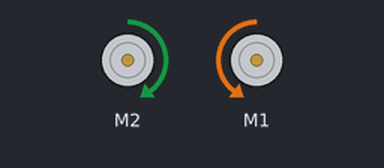
Simulated run of this sketch. Board: Arduino Uno, built with avr-gcc and run on an emulated ATmega328P. Shown: 2 × DC motor (green arrow = forward, orange = backward, longer = faster). What the sketch prints to the serial monitor is not drawn.

Above: at 0.1 s.
Timing chart, 0 to 1.6 s (numbered marks = the images above):
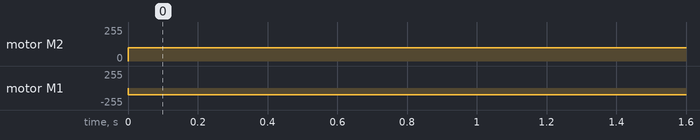

The sketch:

MotorCircles.ino
```cpp
/*
This is a test sketch for the Adafruit assembled Motor Shield for Arduino v2
It won't work with v1.x motor shields! Only for the v2's with built in PWM
control

For use with the Adafruit Motor Shield v2
---->  http://www.adafruit.com/products/1438
*/

//#include <Wire.h>
#include <Adafruit_MotorShield.h>
//#include "utility/Adafruit_MS_PWMServoDriver.h"

// Create the motor shield object with the default I2C address
Adafruit_MotorShield AFMS = Adafruit_MotorShield();
// Or, create it with a different I2C address (say for stacking)
// Adafruit_MotorShield AFMS = Adafruit_MotorShield(0x61);

// Set up the left motor on port M4
Adafruit_DCMotor *leftMotor = AFMS.getMotor(2);
// Set up the right motor on port M3
Adafruit_DCMotor *rightMotor = AFMS.getMotor(1);

void setup() {
  Serial.begin(9600);           // set up Serial library at 9600 bps
  Serial.println("Adafruit Motorshield v2 - Robot Test!");

  AFMS.begin();  // create with the default frequency 1.6KHz
  //AFMS.begin(1000);  // OR with a different frequency, say 1KHz
}

void loop() {
  // Set the speed to start, from 0 (off) to 255 (max speed)
  leftMotor->setSpeed(100);
  rightMotor->setSpeed(100);

  leftMotor->run(FORWARD); //LEFT MOTOR FULL STEAM AHEAD!
  rightMotor->run(BACKWARD);
}
```

Measured:
- by itself, motor M2: stopped → forward 100/255 at 0.00 s
- by itself, motor M1: stopped → backward 100/255 at 0.00 s
